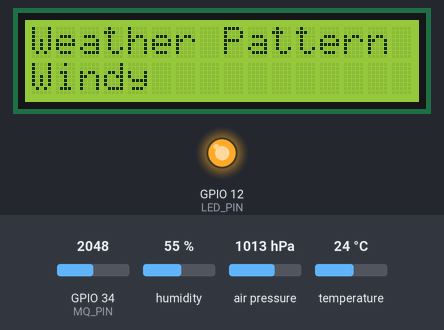
A sketch run on a simulated ESP32. Shown: 16×2 character LCD, output pins drawn as LEDs (lit = HIGH). Inputs (shaded band) come from the test bench; at power-on: GPIO 34 (MQ_PIN) = 2048, humidity 55 %, air pressure 1013 hPa, temperature 24 °C. WiFi joins after 1.5 s; servers stay silent unless stated; random numbers use the default seed unless the sketch sets one; no MQTT or app messages arrive unless stated; web services answer with replies made up by the test bench; what the sketch prints to the serial monitor is not drawn.

Above: at 5.8 s.
5.9 s: GPIO 34 (MQ_PIN) set to 1491
10.1 s: GPIO 34 (MQ_PIN) set to 1393
At 10.7 s:
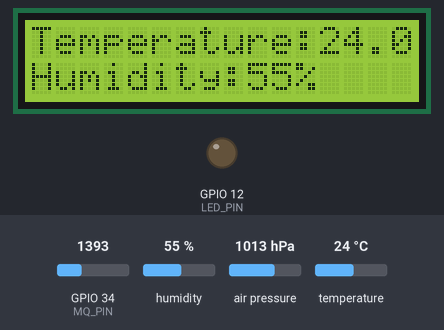
14.1 s: GPIO 34 (MQ_PIN) set to 1228
At 17.8 s:
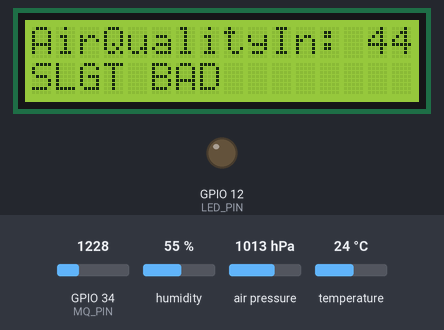
18.1 s: GPIO 34 (MQ_PIN) set to 2866
At 19.2 s:
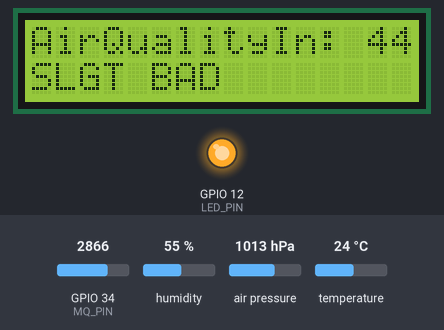
22.1 s: humidity set to 22 %
At 25.5 s:
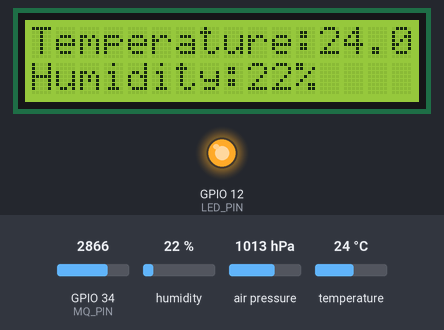
26.2 s: air pressure set to 952 hPa
At 29.8 s:
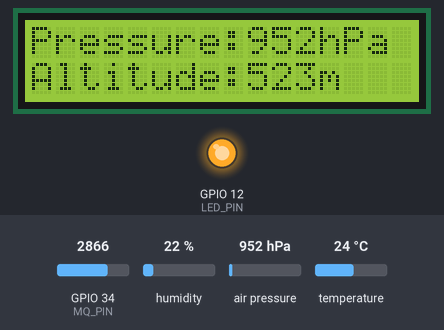
Timing chart, 0 to 31.3 s (numbered marks = the images above; inputs shaded):
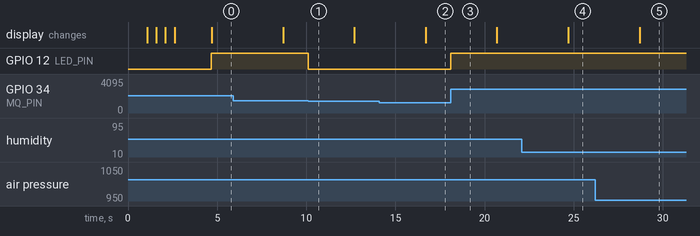

The sketch:

ESP_Firmware.ino
```cpp
#include <Wire.h>
#include <Adafruit_Sensor.h>
#include <Adafruit_BMP280.h>
#include <DHT.h>
#include <LiquidCrystal_I2C.h>
#include <WiFi.h>
#include <HTTPClient.h>
#include <PubSubClient.h>

// --- PIN DEFINITIONS ---
#define DHTPIN 4
#define DHTTYPE DHT22
#define MQ_PIN 34
#define LED_PIN 12

// --- WIFI SETTINGS ---
const char* ssid = "XXXXXX";//Wifi SSID
const char* password = "XXXXXX"; //Wifi Password

// --- THINGSPEAK SETTINGS ---
const char* thingSpeakServer = "http://api.thingspeak.com/update";
String thingSpeakApiKey = "XXXXXXX";

// --- MQTT SETTINGS (NEW) ---
const char* mqtt_server = "broker.hivemq.com"; // Free public broker
const char* mqtt_topic_live = "myproject/weather/live"; // Must match Flutter
WiFiClient espClient;
PubSubClient mqttClient(espClient);

// --- SENSORS & DISPLAY ---
DHT dht(DHTPIN, DHTTYPE);
Adafruit_BMP280 bmp;
LiquidCrystal_I2C lcd(0x27, 16, 2);

// --- TIMERS (The "No Delay" Logic) ---
unsigned long lastThingSpeakTime = 0;
unsigned long lastMqttTime = 0;
unsigned long lastLcdUpdate = 0;
int currentScreen = 0; // Tracks which screen to show

// --- GLOBAL VARIABLES ---
float temperature, humidity, pressure, altitude;
int airQuality, mqRaw;
String quality_txt, weatherStatus;

void setup() {
  Serial.begin(115200);
  delay(1000);

  // Initialize Sensors
  dht.begin();
  if (!bmp.begin(0x76)) {
    Serial.println("BMP280 not found!");
    while (1);
  }

  // Initialize LCD & LED
  lcd.init();
  lcd.backlight();
  lcd.clear();
  pinMode(LED_PIN, OUTPUT);

  // Connect to WiFi
  Serial.println("System Started");
  lcd.setCursor(0, 0);
  lcd.print("Connecting WiFi");

  WiFi.begin(ssid, password);
  int wifiAttempts = 0;
  while (WiFi.status() != WL_CONNECTED && wifiAttempts < 20) {
    delay(500);
    Serial.print(".");
    lcd.setCursor(wifiAttempts % 16, 1);
    lcd.print(".");
    wifiAttempts++;
  }

  if (WiFi.status() == WL_CONNECTED) {
    Serial.println("\nWiFi Connected!");
    lcd.clear();
    lcd.setCursor(0, 0);
    lcd.print("WiFi OK!");
    lcd.setCursor(0, 1);
    lcd.print(WiFi.localIP());
  } else {
    lcd.clear();
    lcd.print("WiFi Failed");
  }
  delay(2000);

  // Initialize MQTT
  mqttClient.setServer(mqtt_server, 1883);
}

void reconnectMqtt() {
  // Non-blocking reconnect loop
  if (!mqttClient.connected()) {
    String clientId = "ESP32Weather-" + String(random(0xffff), HEX);
    if (mqttClient.connect(clientId.c_str())) {
      Serial.println("MQTT Connected");
    }
  }
}

void loop() {
  // 1. Keep MQTT Alive (CRITICAL: Must run every loop)
  if (!mqttClient.connected()) reconnectMqtt();
  mqttClient.loop();

  unsigned long now = millis();

  // 2. Read Sensors (Continuously update variables)
  temperature = dht.readTemperature();
  humidity = dht.readHumidity();
  pressure = bmp.readPressure() / 100.0F;
  altitude = bmp.readAltitude(1013.25);

  mqRaw = analogRead(MQ_PIN);
  airQuality = map(mqRaw, 900, 2000, 0, 150);
  airQuality = constrain(airQuality, 0, 150);

  // Air Quality Logic
  if (airQuality <= 20) quality_txt = "GOOD";
  else if (airQuality <= 40) quality_txt = "NORMAL";
  else if (airQuality <= 60) quality_txt = "SLGT BAD";
  else quality_txt = "BAD";

  if (airQuality > 70) digitalWrite(LED_PIN, HIGH);
  else digitalWrite(LED_PIN, LOW);

  // Weather Status Logic
  if (humidity > 80 && temperature < 19) weatherStatus = "Rainy";
  else if (temperature > 30 && humidity < 50) weatherStatus = "Sunny";
  else weatherStatus = "Windy";

  // --- TASK A: SEND MQTT (FAST - Every 1 Second) ---
  if (now - lastMqttTime > 1000) {
    lastMqttTime = now;

    // Create JSON String manually
    String payload = "{";
    payload += "\"temp\": " + String(temperature, 1) + ",";
    payload += "\"hum\": " + String(humidity, 1) + ",";
    payload += "\"pres\": " + String(pressure, 1) + ",";
    payload += "\"alt\": " + String(altitude, 1) + ",";
    payload += "\"aqi\": " + String(airQuality);
    payload += "}";

    mqttClient.publish(mqtt_topic_live, payload.c_str());
    Serial.println(">> MQTT Live Update Sent");
  }

  // --- TASK B: SEND THINGSPEAK (SLOW - Every 20 Seconds) ---
  if (now - lastThingSpeakTime > 20000) {
    lastThingSpeakTime = now;
    sendToThingSpeak();
  }

  // --- TASK C: UPDATE LCD (Every 4 Seconds) ---
  if (now - lastLcdUpdate > 4000) {
    lastLcdUpdate = now;
    updateLcdScreen();
    currentScreen++;
    if (currentScreen > 3) currentScreen = 0; // Loop back to screen 0
  }
}

// --- HELPER FUNCTIONS ---

void updateLcdScreen() {
  lcd.clear();
  switch (currentScreen) {
    case 0: // Screen 1: Status
      lcd.setCursor(0, 0); lcd.print("Weather Pattern");
      lcd.setCursor(0, 1); lcd.print(weatherStatus);
      break;
    case 1: // Screen 2: Temp/Hum
      lcd.setCursor(0, 0); lcd.print("Temperature:" + String(temperature, 1) + "C");
      lcd.setCursor(0, 1); lcd.print("Humidity:" + String(humidity, 0) + "%");
      break;
    case 2: // Screen 3: Press/Alt
      lcd.setCursor(0, 0); lcd.print("Pressure:" + String(pressure, 0) + "hPa");
      lcd.setCursor(0, 1); lcd.print("Altitude:" + String(altitude, 0) + "m");
      break;
    case 3: // Screen 4: AQI
      lcd.setCursor(0, 0); lcd.print("AirQualityIn: " + String(airQuality));
      lcd.setCursor(0, 1); lcd.print(quality_txt);
      break;
  }
}

void sendToThingSpeak() {
  if (WiFi.status() == WL_CONNECTED && !isnan(temperature)) {
    HTTPClient http;
    String url = String(thingSpeakServer) + "?api_key=" + thingSpeakApiKey;
    url += "&field1=" + String(temperature, 1);
    url += "&field2=" + String(humidity, 1);
    url += "&field3=" + String(pressure, 1);
    url += "&field4=" + String(altitude, 1);
    url += "&field5=" + String(airQuality);

    http.begin(url);
    int httpCode = http.GET();
    http.end();

    if(httpCode == 200) Serial.println(">> ThingSpeak History Logged");
    else Serial.println(">> ThingSpeak Failed");
  }
}
```

Measured:
- the behaviour switches between 1421 and 1420 on GPIO 34 (MQ_PIN) (found by bisection; images 0 and 1)
- after the input at 10.1 s, GPIO 12 (LED_PIN): HIGH → LOW at once
- after the input at 18.1 s, GPIO 12 (LED_PIN): LOW → HIGH at once
